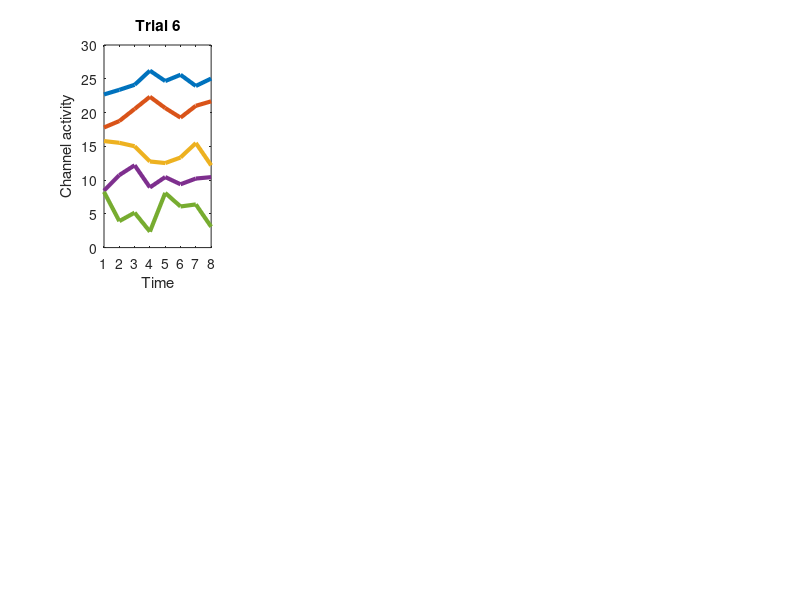

This chart was generated by the following MATLAB code: (Note: this script raises an error after producing the figure.)
clc, clear;

rng(11); % set random seed for reproducibility

nchan = 5;
ntime = 8;
ntrials = 12;

simdat = randn([nchan,ntime, ntrials]) * 1.5;

simdat_cov_trials = zeros(nchan,nchan,ntrials);
for t=1:ntrials
    simdat_cov_trials(:,:,t) = cov(simdat(:,:,t)');
end
simdat_cov = mean(simdat_cov_trials,3);
rank(simdat_cov)

simdaterp = mean(simdat,3);
simdaterp_cov = cov(simdaterp');
rank(simdaterp_cov)

%% plotting

figure(1); clf
subplot(241)
trial2plot = randi(ntrials);
plot(1:ntime, simdat(:,:,trial2plot) + [nchan*5:-5:1]','linew',3)
xlabel('Time'); ylabel('Channel activity'); title(['Trial ' num2str(trial2plot)])
xlim([1 ntime]); yticks(''); ylim([1,nchan*5+4])
axis square

subplot(245)
imagesc(cov(simdat(:,:,trial2plot)'))
xlabel('Channel'); ylabel('Channel'); title(['Trial ' num2str(trial2plot) ' covariance'])
% colorbar
axis square

subplot(242)
trial2plot = randi(ntrials);
plot(1:ntime, simdat(:,:,trial2plot) + [nchan*5:-5:1]','linew',3)
xlabel('Time'); ylabel('Channel activity'); title(['Trial ' num2str(trial2plot)])
xlim([1 ntime]); yticks(''); ylim([1,nchan*5+4])
axis square

subplot(246)
imagesc(cov(simdat(:,:,trial2plot)'))
xlabel('Channel'); ylabel('Channel'); title(['Trial ' num2str(trial2plot) ' covariance'])
% colorbar
axis square

subplot(243)
plot(1:ntime, simdaterp + [nchan*5:-5:1]','linew',3)
xlabel('Time'); ylabel('Channel activity'); title('Average (ERP)')
xlim([1 ntime]); yticks(''); ylim([1,nchan*5+2])
axis square

subplot(244)
imagesc(simdaterp)
xlabel('Time'); ylabel('Channel activity'); title('Average (ERP image)')
% colorbar
axis square

subplot(247)
imagesc(simdaterp_cov)
xlabel('Channel'); ylabel('Channel'); title('Covariance of ERP')
% colorbar
axis square

subplot(248)
imagesc(simdat_cov)
xlabel('Channel'); ylabel('Channel'); title('Mean covariance')
% colorbar
axis square


% colormap magma % set colour map

saveas(gcf, './figures/Fig01_covariance.png')

